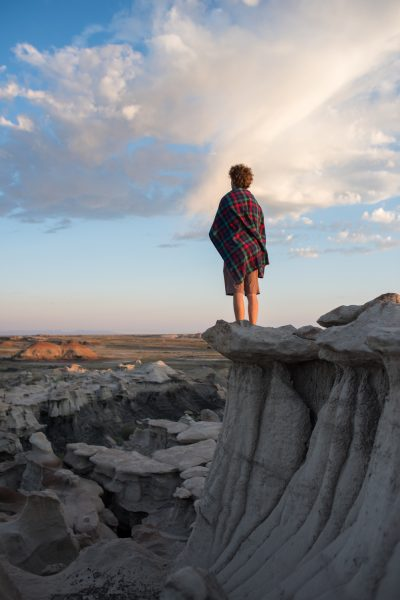
#> input picture chap6/6.2_opencv_basic/img/faraway.jpg, 400 x 600 px
$ python gamma_change.py
#> lines starting #> are read from the running program, lines starting #| are printed output that depends on the picture
import numpy as np
import cv2

img = cv2.imread('img/faraway.jpg')
#> img is the input picture: shape (600, 400, 3); mean B, G, R 133.1, 128.4, 125.7

# 分通道计算每个通道的直方图
hist_b = cv2.calcHist([img], [0], None, [256], [0, 256])
#> hist_b = 256 values, max 3180 at index 192, min 0 at index 244, mean 937.5
hist_g = cv2.calcHist([img], [1], None, [256], [0, 256])
#> hist_g = 256 values, max 3723 at index 208, min 0 at index 250, mean 937.5
hist_r = cv2.calcHist([img], [2], None, [256], [0, 256])
#> hist_r = 256 values, max 2732 at index 62, min 31 at index 2, mean 937.5

# 定义Gamma矫正的函数
def gamma_trans(img, gamma):
    # 具体做法是先归一化到1，然后gamma作为指数值求出新的像素值再还原
#> called with gamma = 0.5
    gamma_table = [np.power(x/255.0, gamma)*255.0 for x in range(256)]
    gamma_table = np.round(np.array(gamma_table)).astype(np.uint8)

    # 实现这个映射用的是OpenCV的查表函数
    return cv2.LUT(img, gamma_table)
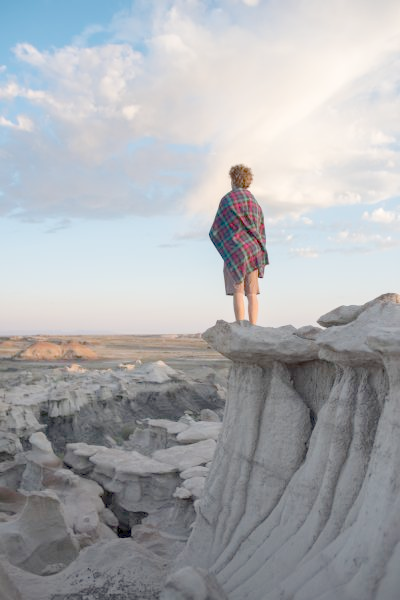
#> returned value: shape (600, 400, 3); mean of channels 0, 1, 2 176.6, 173.2, 171.2; drawn as B, G, R

# 执行Gamma矫正，小于1的值让暗部细节大量提升，同时亮部细节少量提升
img_corrected = gamma_trans(img, 0.5)
cv2.imwrite('img/gamma_corrected.jpg', img_corrected)

# 分通道计算Gamma矫正后的直方图
hist_b_corrected = cv2.calcHist([img_corrected], [0], None, [256], [0, 256])
#> hist_b_corrected = 256 values, max 6092 at index 221, min 0 at index 1, mean 937.5
hist_g_corrected = cv2.calcHist([img_corrected], [1], None, [256], [0, 256])
#> hist_g_corrected = 256 values, max 6883 at index 231, min 0 at index 1, mean 937.5
hist_r_corrected = cv2.calcHist([img_corrected], [2], None, [256], [0, 256])
#> hist_r_corrected = 256 values, max 4632 at index 229, min 0 at index 1, mean 937.5

# 将直方图进行可视化
import matplotlib.pyplot as plt
from mpl_toolkits.mplot3d import Axes3D

fig = plt.figure()

pix_hists = [
    [hist_b, hist_g, hist_r],
    [hist_b_corrected, hist_g_corrected, hist_r_corrected]
]

pix_vals = range(256)
for sub_plt, pix_hist in zip([121, 122], pix_hists):
    ax = fig.add_subplot(sub_plt, projection='3d')
    for c, z, channel_hist in zip(['b', 'g', 'r'], [20, 10, 0], pix_hist):
        cs = [c] * 256
        ax.bar(pix_vals, channel_hist.ravel(), zs=z, zdir='y', color=cs, alpha=0.618, edgecolor='none', lw=0)

    ax.set_xlabel('Pixel Values')
    ax.set_xlim([0, 256])
    ax.set_ylabel('Channels')
    ax.set_zlabel('Counts')
#> this loop made 2 passes
#> sub_plt on passes 1 to 2: 121, 122

plt.show()
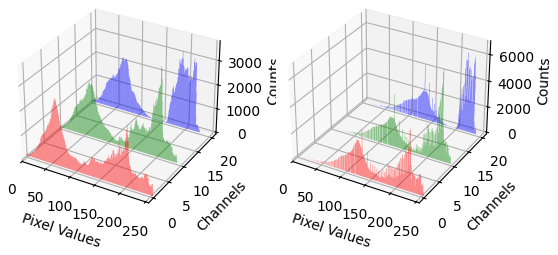
#> figure drawn by matplotlib, 2 panels
